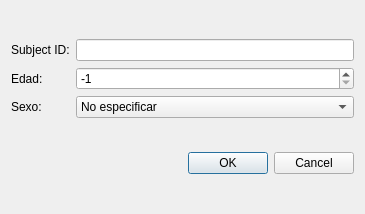
<?xml version="1.0" encoding="UTF-8"?>
<ui version="4.0">
 <class>NewPerson</class>
 <widget class="QDialog" name="NewPerson">
  <property name="geometry">
   <rect>
    <x>0</x>
    <y>0</y>
    <width>365</width>
    <height>214</height>
   </rect>
  </property>
  <property name="windowTitle">
   <string>Dialog</string>
  </property>
  <layout class="QVBoxLayout" name="verticalLayout">
   <item>
    <layout class="QGridLayout" name="gridLayout">
     <item row="1" column="0">
      <widget class="QLabel" name="label">
       <property name="text">
        <string>Edad:</string>
       </property>
      </widget>
     </item>
     <item row="2" column="1">
      <widget class="QComboBox" name="sexComboBox">
       <item>
        <property name="text">
         <string>No especificar</string>
        </property>
       </item>
       <item>
        <property name="text">
         <string>M</string>
        </property>
       </item>
       <item>
        <property name="text">
         <string>F</string>
        </property>
       </item>
      </widget>
     </item>
     <item row="2" column="0">
      <widget class="QLabel" name="label_2">
       <property name="text">
        <string>Sexo:</string>
       </property>
      </widget>
     </item>
     <item row="1" column="1">
      <widget class="QSpinBox" name="ageSpinBox">
       <property name="minimum">
        <number>-1</number>
       </property>
       <property name="maximum">
        <number>150</number>
       </property>
       <property name="value">
        <number>-1</number>
       </property>
      </widget>
     </item>
     <item row="0" column="0">
      <widget class="QLabel" name="label_3">
       <property name="text">
        <string>Subject ID:</string>
       </property>
      </widget>
     </item>
     <item row="0" column="1">
      <widget class="QLineEdit" name="subjectIdLabel"/>
     </item>
    </layout>
   </item>
   <item>
    <widget class="QDialogButtonBox" name="buttonBox">
     <property name="orientation">
      <enum>Qt::Horizontal</enum>
     </property>
     <property name="standardButtons">
      <set>QDialogButtonBox::Cancel|QDialogButtonBox::Ok</set>
     </property>
    </widget>
   </item>
  </layout>
 </widget>
 <resources/>
 <connections>
  <connection>
   <sender>buttonBox</sender>
   <signal>accepted()</signal>
   <receiver>NewPerson</receiver>
   <slot>accept()</slot>
   <hints>
    <hint type="sourcelabel">
     <x>248</x>
     <y>254</y>
    </hint>
    <hint type="destinationlabel">
     <x>157</x>
     <y>274</y>
    </hint>
   </hints>
  </connection>
  <connection>
   <sender>buttonBox</sender>
   <signal>rejected()</signal>
   <receiver>NewPerson</receiver>
   <slot>reject()</slot>
   <hints>
    <hint type="sourcelabel">
     <x>316</x>
     <y>260</y>
    </hint>
    <hint type="destinationlabel">
     <x>286</x>
     <y>274</y>
    </hint>
   </hints>
  </connection>
 </connections>
</ui>
